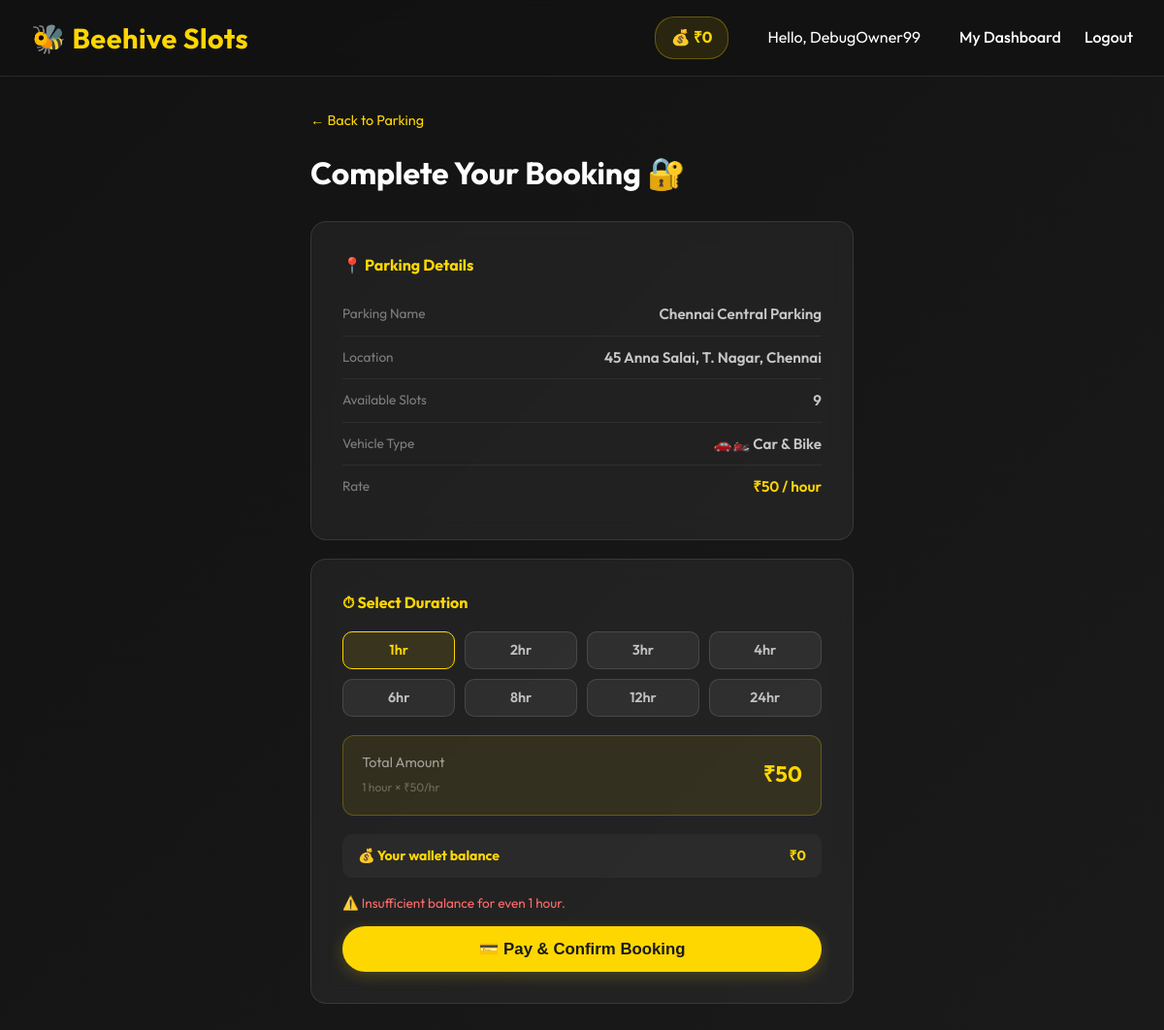
Page /book_parking/1 (signed in) on the committed database.
### app/models.py (models this page shows)
class User(db.Model):
    id = db.Column(db.Integer, primary_key=True)
    name = db.Column(db.String(100), unique=True, nullable=False)
    role = db.Column(db.String(20), nullable=False) # Owner / Driver
    password_hash = db.Column(db.String(200), nullable=False)
    wallet_balance = db.Column(db.Integer, default=0)
    slots = db.relationship('Slot', backref='owner_user', lazy=True)
    bookings = db.relationship('Booking', backref='driver_user', lazy=True)
    parking_lots = db.relationship('ParkingLot', backref='owner_user_lot', lazy=True)

class ParkingLot(db.Model):
    id = db.Column(db.Integer, primary_key=True)
    owner_id = db.Column(db.Integer, db.ForeignKey('user.id'), nullable=False)
    name = db.Column(db.String(200), nullable=False)
    city = db.Column(db.String(100), nullable=True, index=True)  # e.g. 'Chennai'
    full_address = db.Column(db.String(400), nullable=True)       # e.g. '45 Anna Salai, Chennai'
    location = db.Column(db.String(300), nullable=False)          # legacy / fallback
    latitude = db.Column(db.Float, nullable=False)
    longitude = db.Column(db.Float, nullable=False)
    available_slots = db.Column(db.Integer, nullable=False, default=1)
    vehicle_type = db.Column(db.String(10), nullable=False, default='car')  # 'car', 'bike', 'both'
    price = db.Column(db.Integer, nullable=True)                  # price per hour (optional)
    image_filename = db.Column(db.String(300), nullable=True)
    created_at = db.Column(db.DateTime, default=datetime.utcnow)

### app/routes/driver.py (the view)
@driver_bp.route('/book_parking/<int:lot_id>', methods=['GET'])
def book_parking(lot_id):
    if 'user_id' not in session:
        flash('Please log in to book a slot.')
        return redirect('/login')
    lot = ParkingLot.query.get_or_404(lot_id)
    user = User.query.get(session['user_id'])
    return render_template('payment.html', lot=lot, user=user)

### app/templates/payment.html (shortened to what this page needs)
{% extends "layout.html" %}
{% block content %}
<div class="payment-wrap">
    <a href="/parking/{{ lot.id }}" style="color:var(--primary); font-size:0.9rem; text-decoration:none;">
        ← Back to Parking
    </a>
    <h2 style="margin: 1rem 0 1.5rem;">Complete Your Booking 🔐</h2>
    <div class="pay-card">
        <h4 style="color:var(--primary); margin-bottom:1rem;">📍 Parking Details</h4>
        <div class="pay-row">
            <span class="label">Parking Name</span>
            <span class="value">{{ lot.name }}</span>
        </div>
        <div class="pay-row">
            <span class="label">Location</span>
            <span class="value">{{ lot.full_address or lot.location }}</span>
        </div>
        <div class="pay-row">
            <span class="label">Available Slots</span>
            <span class="value">{{ lot.available_slots }}</span>
        </div>
        <div class="pay-row">
            <span class="label">Vehicle Type</span>
            <span class="value">
                {% if lot.vehicle_type == 'car' %}🚗 Car
                {% elif lot.vehicle_type == 'bike' %}🏍️ Bike
                {% else %}🚗🏍️ Car & Bike{% endif %}
            </span>
        </div>
        <div class="pay-row">
            <span class="label">Rate</span>
            <span class="value" style="color:var(--primary);">
                {% if lot.price %}₹{{ lot.price }} / hour{% else %}Free{% endif %}
            </span>
        </div>
    </div>
    <div class="pay-card">
        <h4 style="color:var(--primary); margin-bottom:0.5rem;">⏱ Select Duration</h4>
        <form method="POST" action="/confirm_booking/{{ lot.id }}" id="payment-form">
            <div class="duration-grid" id="dur-grid">
                {% for h in [1, 2, 3, 4, 6, 8, 12, 24] %}
                <button type="button" class="dur-btn {% if h == 1 %}active{% endif %}" data-hours="{{ h }}"
                    onclick="selectDuration(this)">
                    {{ h }}hr
                </button>
                {% endfor %}
            </div>
            <div class="total-bar">
                <div>
                    <div class="total-label">Total Amount</div>
                    <small style="color:rgba(255,255,255,0.3); font-size:0.75rem;">
                        <span id="dur-text">1 hour</span>
                        × ₹{{ lot.price or 0 }}/hr
                    </small>
                </div>
                <div class="total-amount" id="total-display">
                    ₹{{ lot.price or 0 }}
                </div>
            </div>
            <div class="wallet-bar">
                <span>💰 Your wallet balance</span>
                <span>₹{{ user.wallet_balance }}</span>
            </div>
            {% if user.wallet_balance < (lot.price or 0) %} <p
                style="color:#ff6b6b; font-size:0.85rem; margin-bottom:0.8rem;">
                ⚠️ Insufficient balance for even 1 hour.
                </p>
                {% endif %}
                <button type="submit" class="btn" id="pay-btn" style="width:100%; font-size:1.05rem;">
                    💳 Pay &amp; Confirm Booking
                </button>
        </form>
    </div>
</div>
{% endblock %}

### app/templates/layout.html (shortened to what this page needs)
<!DOCTYPE html>
<html lang="en">
<head>
    <link rel="stylesheet" href="{{ url_for('static', filename='style.css') }}">
</head>
<body>
    <nav class="navbar">
        <a href="/" class="brand">🐝 Beehive Slots</a>
        <div class="nav-links">
            {% if session.get('user_id') %}
            <span class="wallet-box">
                💰 ₹{{ session.get('wallet', 0) }}
            </span>
            <span style="color:white; margin-right: 1rem; margin-left: 1rem;">Hello, {{ session.get('name') }}</span>
            {% if session.get('role') == 'Owner' %}
            <a href="/owner_dashboard">My Dashboard</a>
            {% else %}
            <a href="/driver_dashboard">My Dashboard</a>
            {% endif %}
            <a href="/logout">Logout</a>
            {% else %}
            <a href="/">Home</a>
            <a href="/login">Login</a>
            <a href="/register">Register</a>
            {% endif %}
        </div>
    </nav>
    <div class="container">
        {% block content %}{% endblock %}
    </div>
</body>
</html>

### app/static/style.css (style rules this page uses)
:root { --primary: #FFD700; --primary-hover: #ffea70; --secondary: #1a1a1a; --dark: #121212; --light: #f4f6f8; --white: #ffffff; --text: #ffffff; --border: rgba(255, 255, 255, 0.1); --glass-bg: rgba(255, 255, 255, 0.05); --glass-border: rgba(255, 255, 255, 0.1); --glass-shadow: 0 8px 32px 0 rgba(0, 0, 0, 0.37); --glass-blur: blur(12px); }
* { box-sizing: border-box; margin: 0; padding: 0; }
body { font-family: 'Outfit', sans-serif; background: linear-gradient(135deg, #121212 0%, #1a1a1a 100%); color: var(--text); line-height: 1.6; min-height: 100vh; }
.navbar { background: rgba(18, 18, 18, 0.8); backdrop-filter: blur(10px); border-bottom: 1px solid var(--border); padding: 1rem 2rem; display: flex; justify-content: space-between; align-items: center; position: sticky; top: 0; z-index: 1000; }
.brand { font-size: 1.8rem; font-weight: 700; color: var(--primary); text-decoration: none; letter-spacing: 0.5px; }
.nav-links { display: flex; align-items: center; gap: 1.5rem; }
.nav-links a { color: var(--white); text-decoration: none; font-weight: 500; transition: color 0.3s; }
.container { max-width: 1200px; margin: 2rem auto; padding: 0 1rem; }
h1, h2, h3 { margin-bottom: 1rem; color: var(--white); }
h2 { font-size: 2rem; }
.btn { display: inline-flex; justify-content: center; align-items: center; background: var(--primary); color: var(--secondary); padding: 0.8rem 2rem; border: none; border-radius: 50px; font-weight: 700; font-size: 1rem; text-decoration: none; cursor: pointer; transition: all 0.3s ease; box-shadow: 0 4px 15px rgba(255, 215, 0, 0.2); }
.wallet-box { background: rgba(255, 215, 0, 0.1); color: var(--primary); padding: 0.5rem 1rem; border-radius: 20px; font-weight: bold; display: inline-flex; align-items: center; border: 1px solid rgba(255, 215, 0, 0.3); }

### app/templates/payment.html (style rules this page uses)
.payment-wrap { max-width: 560px; margin: 0 auto; }
.pay-card { background: rgba(255, 255, 255, 0.05); border: 1px solid rgba(255, 255, 255, 0.1); border-radius: 16px; padding: 2rem; margin-bottom: 1.2rem; backdrop-filter: blur(10px); }
.pay-row { display: flex; justify-content: space-between; align-items: center; padding: 0.6rem 0; border-bottom: 1px solid rgba(255, 255, 255, 0.06); font-size: 0.95rem; color: rgba(255, 255, 255, 0.75); }
.pay-row:last-child { border-bottom: none; }
.pay-row .label { color: rgba(255, 255, 255, 0.42); font-size: 0.85rem; }
.pay-row .value { font-weight: 600; }
.duration-grid { display: grid; grid-template-columns: repeat(4, 1fr); gap: 0.6rem; margin: 1rem 0; }
.dur-btn { background: rgba(255, 255, 255, 0.06); border: 1.5px solid rgba(255, 255, 255, 0.12); border-radius: 10px; padding: 0.6rem 0; text-align: center; cursor: pointer; font-size: 0.9rem; color: rgba(255, 255, 255, 0.7); transition: all 0.2s; font-family: 'Outfit', sans-serif; font-weight: 600; }
.dur-btn:hover, .dur-btn.active { border-color: var(--primary); background: rgba(255, 215, 0, 0.1); color: var(--primary); }
.total-bar { display: flex; justify-content: space-between; align-items: center; background: rgba(255, 215, 0, 0.08); border: 1px solid rgba(255, 215, 0, 0.25); border-radius: 12px; padding: 1rem 1.2rem; margin: 1.2rem 0; }
.total-bar .total-label { color: rgba(255, 255, 255, 0.55); font-size: 0.9rem; }
.total-bar .total-amount { font-size: 1.4rem; font-weight: 700; color: var(--primary); }
.wallet-bar { display: flex; justify-content: space-between; align-items: center; background: rgba(255, 255, 255, 0.03); border-radius: 10px; padding: 0.7rem 1rem; font-size: 0.88rem; color: rgba(255, 255, 255, 0.5); margin-bottom: 1rem; }
.wallet-bar span { color: var(--primary); font-weight: 700; }

### rows in the picture
User: get "DebugOwner99", wallet_balance "0"
ParkingLot: name "Chennai Central Parking", full_address "45 Anna Salai, T. Nagar, Chennai", available_slots "9", price "50"

### other values in the picture
{{ session.get('wallet', 0) }} "0"
{{ h }} "1" "2" "3" "4" "6" "8" "12" "24"
